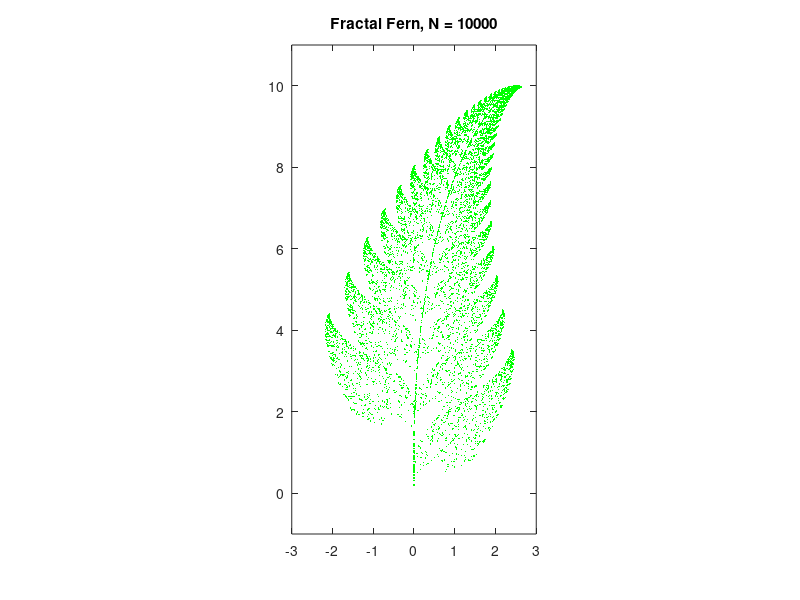

The MATLAB source for this figure:
function fern ( point_num )

%*****************************************************************************80
%
%% FERN displays the Barnsley fractal fern.
%
%  Licensing:
%
%    This code is distributed under the GNU LGPL license.
%
%  Modified:
%
%    15 May 2011
%
%  Author:
%
%    This program was modified by John Burkardt from an original
%    program by Cleve Moler.
%
%  Reference:
%
%    Michael Barnsley,
%    Fractals Everywhere,
%    Academic Press, 1988,
%    ISBN: 0120790696,
%    LC: QA614.86.B37.
%
%    Cleve Moler,
%    Experiments with MATLAB,
%    ebook: http://www.mathworks.com/moler/exm/index.html
%
%  Parameters:
%
%    Input, integer POINT_NUM, the number of points to display.
%    A value of 10,000 or so is enough to see the fern.
%    For values of 500 or less, larger dots are displayed to suggest
%    how the plot is drawn.
%
  fprintf ( 1, '\n' );
  fprintf ( 1, 'FERN:\n' );
  fprintf ( 1, '  MATLAB version\n' );
  fprintf ( 1, '  This MATLAB program displays the Barnsley fractal fern.\n' );

  if ( nargin < 1 )
    point_num = 10000;
  end

  clf
  prob = [ 0.85; 0.92; 0.99; 1.00 ];
%
%  Compute the points.
%
  p = zeros ( 2, point_num );

  p(1:2,1) = rand ( 2, 1 );

  for j = 2 : point_num

    r = rand ( 1, 1 );

    if ( r < prob(1) )
      p(1,j) =   0.85 * p(1,j-1) + 0.04 * p(2,j-1) + 0.0;
      p(2,j) = - 0.04 * p(1,j-1) + 0.85 * p(2,j-1) + 1.6;
    elseif ( r < prob(2) )
      p(1,j) =   0.20 * p(1,j-1) - 0.26 * p(2,j-1) + 0.0;
      p(2,j) =   0.23 * p(1,j-1) + 0.22 * p(2,j-1) + 1.6;
    elseif ( r < prob(3) )
      p(1,j) = - 0.15 * p(1,j-1) + 0.28 * p(2,j-1) + 0.0;
      p(2,j) =   0.26 * p(1,j-1) + 0.24 * p(2,j-1) + 0.44;
    else
      p(1,j) =   0.00 * p(1,j-1) + 0.00 * p(2,j-1) + 0.0;
      p(2,j) =   0.00 * p(1,j-1) + 0.16 * p(2,j-1) + 0.0;
    end

  end
%
%  Plot the points as small green dots.
%
  if ( point_num <= 500 )
    dot_size = 5;
  else
    dot_size = 1;
  end

  plot ( p(1,:), p(2,:), 'g.', 'MarkerSize', dot_size );
  axis equal
  axis ( [ -3.0, +3.0, -1.0, 11.0 ] );
  title ( sprintf ( 'Fractal Fern, N = %d', point_num ) )

  fprintf ( 1, '\n' );
  fprintf ( 1, 'FERN:\n' );
  fprintf ( 1, '  Normal end of execution\n' );

  return
end
